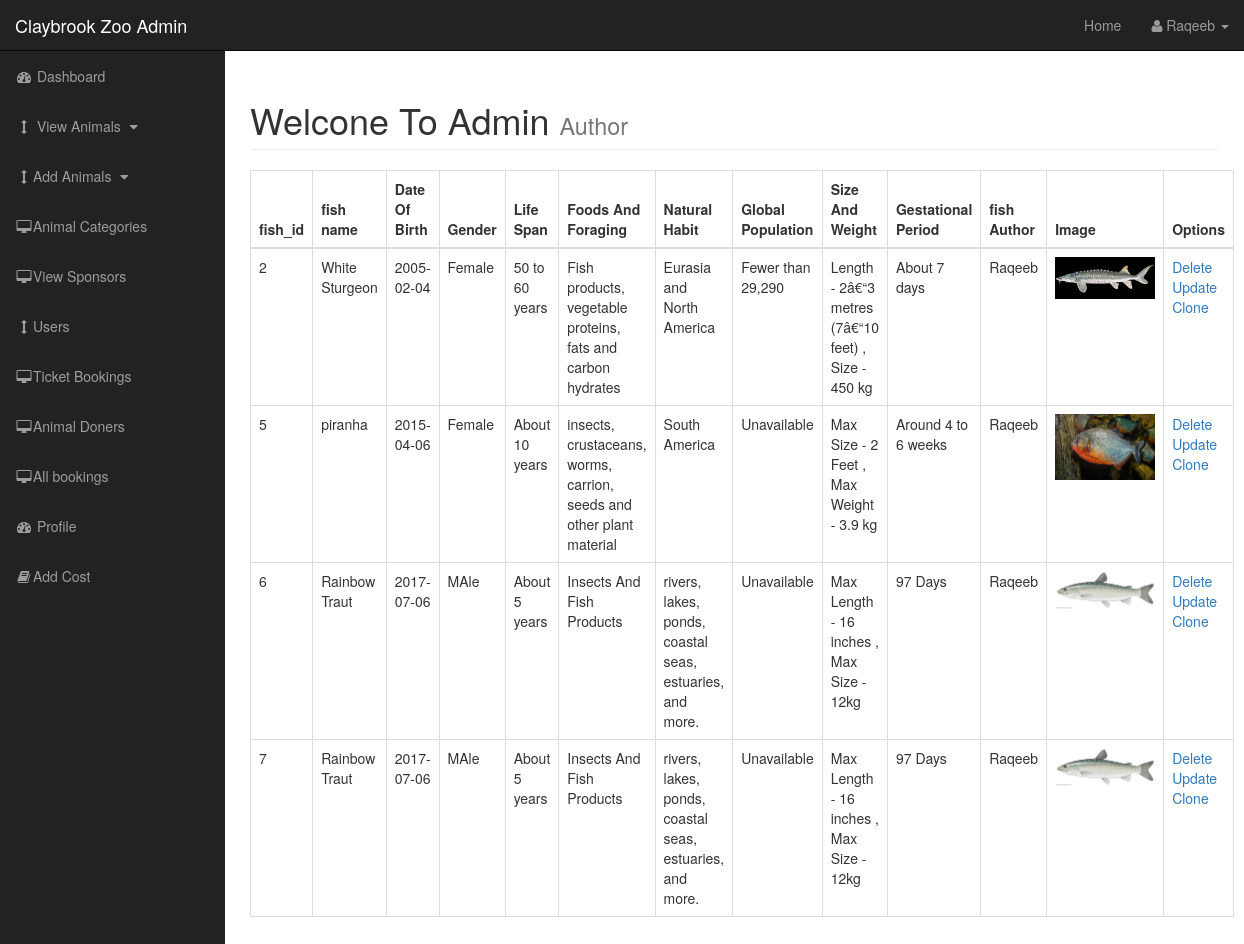
/admin/fish.php (signed in), run on the app's committed database.
### tables this page shows
CREATE TABLE IF NOT EXISTS `fish` (
  `fish_id` int(200) NOT NULL AUTO_INCREMENT,
  `fish_category_id` int(200) NOT NULL,
  `fish_name` varchar(200) NOT NULL,
  `fish_given_name` varchar(200) NOT NULL,
  `date_of_birth` date NOT NULL,
  `gender` varchar(200) NOT NULL,
  `life_span` varchar(200) NOT NULL,
  `foods_and_foraging` varchar(200) NOT NULL,
  `natural_habit` varchar(200) NOT NULL,
  `global_population` varchar(200) NOT NULL,
  `arrived_on_zoo` date NOT NULL,
  `size_and_weight` varchar(200) NOT NULL,
  `gestational_period` varchar(200) NOT NULL,
  `fish_author` varchar(200) NOT NULL,
  `fish_image` text NOT NULL,
  `average_body_temperature` varchar(200) NOT NULL,
  `water_type` varchar(200) NOT NULL,
  PRIMARY KEY (`fish_id`)
);

### admin/fish.php (the view, shortened to what this page needs)
 <?php
include"includes/admin_header.php"; ?>
    <div id="wrapper">
        <?php include"includes/admin_navigation.php"; ?>
        <div id="page-wrapper">
            <div class="container-fluid">
                <div class="row">
                    <div class="col-lg-12">
                        <h1 class="page-header">
                            Welcone To Admin
                            <small>Author</small>
                        </h1>
                        <?php
                        if (isset($_GET['source'])) {
                            $source = $_GET['source'];
                        }
                        else {
                            $source = "";
                        }
                        switch ($source) {
                            default: ?>
                                <table class="table table-bordered table-hover">
                                <thead>
                                    <tr>
                                        <th>fish_id</th>
                                        <th>fish name</th>
                                        <th>Date Of Birth</th>
                                        <th>Gender</th>
                                        <th>Life Span</th>
                                        <th>Foods And Foraging</th>
                                        <th>Natural Habit</th>
                                        <th>Global Population</th>
                                        <th>Size And Weight</th>
                                        <th>Gestational Period</th>
                                        <th>fish Author</th>
                                        <th>Image</th>
                                        <th>Options</th>
                                    </tr>
                                </thead>
                                <tbody>
                                    <?php
                                        $query = "SELECT *  FROM  fish";
                                        $select_posts = mysqli_query($connection,$query);
                                        while($row = mysqli_fetch_assoc($select_posts)) {
                                            $fish_id = $row['fish_id'];
                                            $fish_name = $row['fish_name'];
                                            $date_of_birth = $row['date_of_birth'];
                                            $gender = $row['gender'];
                                            $life_span = $row['life_span'];
                                            $foods_and_foraging = $row['foods_and_foraging'];
                                            $natural_habit = $row['natural_habit'];
                                            $global_population = $row['global_population'];
                                            $size_and_weight = $row['size_and_weight'];
                                            $gestational_period = $row['gestational_period'];
                                            $fish_author =     $row['fish_author'];
                                            $fish_image = $row['fish_image'];
                                        if ($select_posts == TRUE) {
                                     ?>
                                    <tr>
                                        <td><?php echo $fish_id ?></td>
                                        <td><?php echo $fish_name ?></td>
                                        <td><?php echo $date_of_birth ?></td>
                                        <td><?php echo $gender ?></td>
                                        <td><?php echo $life_span ?></td>
                                        <td><?php echo $foods_and_foraging ?></td>
                                        <td><?php echo $natural_habit ?></td>
                                        <td><?php echo $global_population ?></td>
                                        <td><?php echo $size_and_weight ?></td>
                                        <td><?php echo $gestational_period ?></td>
                                        <td><?php echo $fish_author ?></td>
                                        <td><img width="100" src="images/<?php echo $fish_image ?>"></td>
                                        <?php echo "<td><a href='fish.php?delete=$fish_id'>Delete</a>"; ?>
                                       <?php echo "<a href='fish.php?source=update_fish&fish_id=$fish_id'>Update</a>"; ?>
                                        <?php echo "<a href='fish.php?clone_fish_id=$fish_id'>Clone</a>"; ?>
                                    </tr>
                                    <?php } }?>
                                </tbody>
                                </table><?php
                                break;
                        }
                        ?>
                    </div>
                </div>
            </div>
        </div>
<?php include"includes/admin_footer.php"; ?>

### admin/includes/admin_header.php (shortened to what this page needs)
<!DOCTYPE html>
<html lang="en">
<head>
    <link href="css/bootstrap.min.css" rel="stylesheet">
    <link href="css/sb-admin.css" rel="stylesheet">
    <link href="font-awesome/css/font-awesome.min.css" rel="stylesheet" type="text/css">
</head>
<body>

### admin/includes/admin_navigation.php (shortened to what this page needs)
<nav class="navbar navbar-inverse navbar-fixed-top" role="navigation">
            <div class="navbar-header">
                <a class="navbar-brand" href="index.php">Claybrook Zoo Admin</a>
            </div>
            <ul class="nav navbar-right top-nav">
                <li><a href="../index.php">Home</a></li>
                <li class="dropdown">
                    <a href="#" class="dropdown-toggle" data-toggle="dropdown"><i class="fa fa-user"></i> <?php echo ucfirst($_SESSION['s_username']); ?> <b class="caret"></b></a>
                </li>
            </ul>
            <div class="collapse navbar-collapse navbar-ex1-collapse">
                <ul class="nav navbar-nav side-nav">
                    <li>
                        <a href="index.php"><i class="fa fa-fw fa-dashboard"></i> Dashboard</a>
                    </li>
                    <li>
                        <a href="javascript:;" data-toggle="collapse" data-target="#demo"><i class="fa fa-fw fa-arrows-v"></i> View Animals <i class="fa fa-fw fa-caret-down"></i></a>
                    </li>
                     <li>
                        <a href="javascript:;" data-toggle="collapse" data-target="#demo1"><i class="fa fa-fw fa-arrows-v"></i>Add Animals <i class="fa fa-fw fa-caret-down"></i></a>
                    </li>
                    <li>
                        <a href="categories.php"><i class="fa fa-fw fa-desktop"></i>Animal Categories</a>
                    </li>
                     <li>
                        <a href="sponsor_info.php"><i class="fa fa-fw fa-desktop"></i>View Sponsors</a>
                    </li>
                    <li>
                        <a href="users.php"><i class="fa fa-fw fa-arrows-v"></i>Users</a>
                    </li>
                    <li>
                        <a href="bookings.php"><i class="fa fa-fw fa-desktop"></i>Ticket Bookings</a>
                    </li>
                    <li>
                        <a href="bookings.php"><i class="fa fa-fw fa-desktop"></i>Animal Doners</a>
                    </li>
                     <li>
                        <a href="add_map_key.php"><i class="fa fa-fw fa-desktop"></i>All bookings</a>
                    </li>
                    <li>
                        <a href="../profile.php"><i class="fa fa-fw fa-dashboard"></i> Profile</a>
                    </li>
                    <li>
                        <a href="add_cost.php"><i class="fa fa-fw fa-book"></i>Add Cost</a>
                    </li>
                </ul>
            </div>
        </nav>

### admin/includes/admin_footer.php (shortened to what this page needs)
</div>
</body>
</html>

### admin/css/sb-admin.css (style rules this page uses)
body { margin-top: 100px; background-color: #222; }
@media (min-width:768px) { body { margin-top: 50px; } }
#wrapper { padding-left: 0; }
#page-wrapper { width: 100%; padding: 0; background-color: #fff; }
@media (min-width:768px) { #wrapper { padding-left: 225px; } }
@media (min-width:768px) { #page-wrapper { padding: 10px; } }
.top-nav { padding: 0 15px; }
.top-nav>li { display: inline-block; float: left; }
.top-nav>li>a { padding-top: 15px; padding-bottom: 15px; line-height: 20px; color: #999; }
@media (min-width:768px) { .side-nav { position: fixed; top: 51px; left: 225px; width: 225px; margin-left: -225px; border: none; border-radius: 0; overflow-y: auto; background-color: #222; } }
@media (min-width:768px) { .side-nav>li>a { width: 225px; } }

### data on the page
fish: fish_id "2", fish_name "White Sturgeon", date_of_birth "2005-02-04", gender "Female", life_span "50 to 60 years", foods_and_foraging "Fish products, vegetable proteins, fats and carbon hydrates", natural_habit "Eurasia and North America", global_population "Fewer than 29,290", size_and_weight "Length - 2â€“3 metres (7â€“10 feet) , Size - 450 kg", gestational_period "About 7 days", fish_author "Raqeeb", fish_image (picture)
fish: fish_id "5", fish_name "piranha", date_of_birth "2015-04-06", gender "Female", life_span "About 10 years", foods_and_foraging "insects, crustaceans, worms, carrion, seeds and other plant material", natural_habit "South America", global_population "Unavailable", size_and_weight "Max Size - 2 Feet , Max Weight - 3.9 kg", gestational_period "Around 4 to 6 weeks", fish_author "Raqeeb", fish_image (picture)
fish: fish_id "6", fish_name "Rainbow Traut", date_of_birth "2017-07-06", gender "MAle", life_span "About 5 years", foods_and_foraging "Insects And Fish Products", natural_habit "rivers, lakes, ponds, coastal seas, estuaries, and more.", global_population "Unavailable", size_and_weight "Max Length - 16 inches , Max Size - 12kg", gestational_period "97 Days", fish_author "Raqeeb", fish_image (picture)
fish: fish_id "7", fish_name "Rainbow Traut", date_of_birth "2017-07-06", gender "MAle", life_span "About 5 years", foods_and_foraging "Insects And Fish Products", natural_habit "rivers, lakes, ponds, coastal seas, estuaries, and more.", global_population "Unavailable", size_and_weight "Max Length - 16 inches , Max Size - 12kg", gestational_period "97 Days", fish_author "Raqeeb", fish_image (picture)

### other printed values
$_SESSION['s_username'] "Raqeeb"
